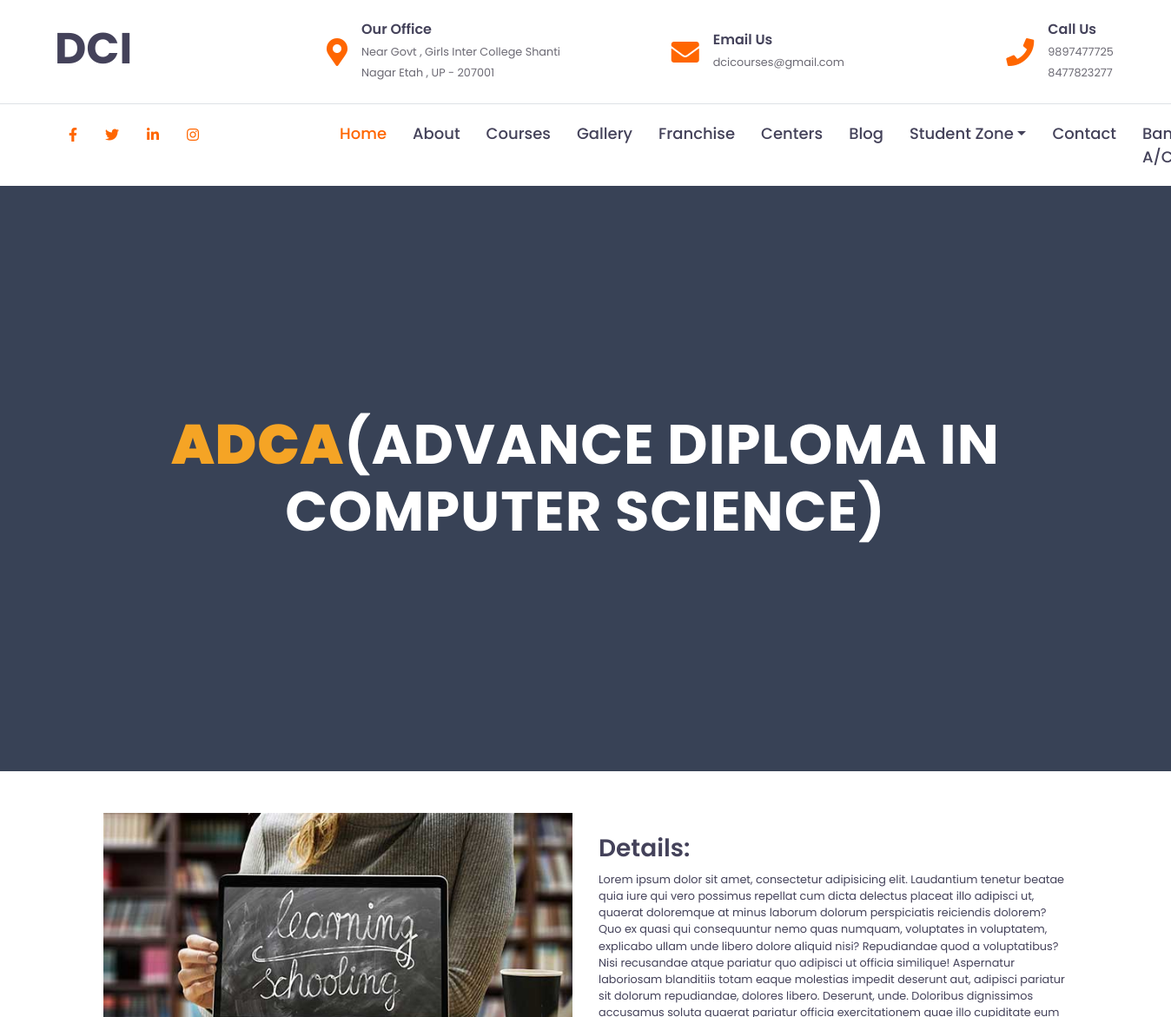
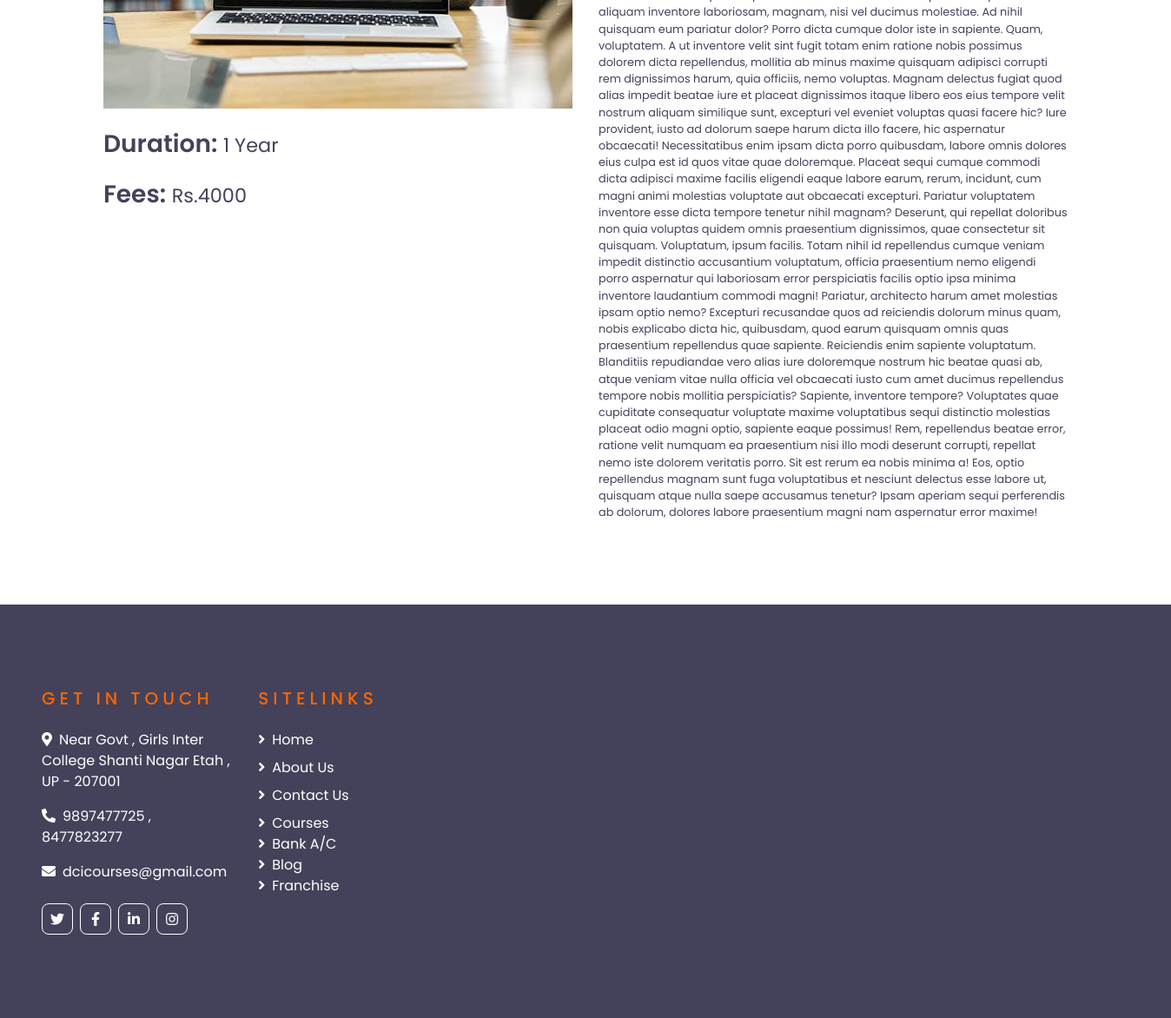
The app's page /course_detail/8b3b6331-b6b3-4479-877d-8581d371fe14 with its own data (2 pictures, top to bottom).
### myapp/models.py (models this page shows, shortened)
class Courses(BaseModel):
    course_name=models.CharField(max_length=400,blank=True, null=True)
    course_duration=models.CharField(max_length=100,blank=True,null=True)
    course_detail=models.TextField(blank=True,null=True)
    course_fee=models.IntegerField()
    course_image=models.ImageField(upload_to="courses")

### myapp/views.py (the view)
# urls.py: path("course_detail/<uid>",views.course_detail,name="course_detail"),
def course_detail(request,uid):
    try:
        courses=Courses.objects.get(uid=uid)
        context={
                "courses":courses
                }
        return render(request,"course-detail.html",context)
    except:
        return HttpResponse("Page not found")

### templates/course-detail.html (shortened to what this page needs)
{%extends 'base.html'%}
{%load static%}
{%block body%}
{%if courses%}
<section class="section main-banner" id="top" data-section="section1">
    <video autoplay muted loop id="bg-video">
        <source src="{% static 'img/section-video.mp4'%}" type="video/mp4" />
    </video>
    <div class="video-overlay header-text">
        <div class="caption">
            <h2><em>{{courses.course_name|slice:'4'}}</em>{{courses.course_name|slice:'4:'}} </h2>
    </div>
</section>
    <section class="section course-detail mt-5">
        <div class="container">
            <div class="row">
                <div class="col-lg-6">
                    <img src="/media/{{courses.course_image}}" alt="{{ courses.title }}" class="img-fluid">
                    <h3 class="test-muted mt-4">Duration: <small>{{courses.course_duration}}</small></h3>
                    <h3 class="test-muted mt-4">Fees: <small>Rs.{{courses.course_fee}}</small></h3>
                </div>
                <div class="col-lg-6">
                    <h3 class="test-muted mt-4">Details: </h3><h6><small>{{courses.course_detail}}</small></h6>
                </div>
            </div>
        </div>
    </section>
{%endif%}
{%endblock body%}

### templates/base.html (shortened to what this page needs)
{%load static%}
<!DOCTYPE html>
<html lang="en">
<head>
    <link href="https://cdnjs.cloudflare.com/ajax/libs/font-awesome/5.10.0/css/all.min.css" rel="stylesheet">
    <link rel="stylesheet" href="https://cdnjs.cloudflare.com/ajax/libs/font-awesome/5.15.4/css/all.min.css"
 />
    <link rel="stylesheet" href="https://stackpath.bootstrapcdn.com/bootstrap/4.5.2/css/bootstrap.min.css">
    <link href="lib/owlcarousel/assets/owl.carousel.min.css" rel="stylesheet">
    <link href="{% static 'css/style.css'%}" rel="stylesheet">
</head>
<body>
    <div class="container-fluid d-none d-lg-block">
        <div class="row align-items-center py-4 px-xl-5">
            <div class="col-lg-3">
                <h1 class="animate-character m-0" id="animated-letter" style="font-size: 50px;">DCI</h1>
            </div>
            <div class="col-lg-3 text-right">
                <div class="d-inline-flex align-items-center">
                    <i class="fa fa-2x fa-map-marker-alt text-primary mr-3"></i>
                    <div class="text-left">
                        <h6 class="font-weight-semi-bold mb-1">Our Office</h6>
                        <small>Near Govt , Girls Inter College Shanti Nagar Etah , UP - 207001</small>
                    </div>
                </div>
            </div>
            <div class="col-lg-3 text-right">
                <div class="d-inline-flex align-items-center">
                    <i class="fa fa-2x fa-envelope text-primary mr-3"></i>
                    <div class="text-left">
                        <h6 class="font-weight-semi-bold mb-1">Email Us</h6>
                        <small>dcicourses@gmail.com</small>
                    </div>
                </div>
            </div>
            <div class="col-lg-3 text-right">
                <div class="d-inline-flex align-items-center">
                    <i class="fa fa-2x fa-phone text-primary mr-3"></i>
                    <div class="text-left">
                        <h6 class="font-weight-semi-bold mb-1">Call Us</h6>
                        <small>9897477725 <br>8477823277</small>
                    </div>
                </div>
            </div>
        </div>
    </div>
    <div class="container-fluid">
        <div class="row border-top px-xl-5">
            <div class="col-lg-3 d-none d-lg-block">
                <div class="d-flex mt-3">
                    <a href="https://www.facebook.com/No1DCI?mibextid=2JQ9oc" class="nav-link"><i class="fab fa-facebook-f"></i></a>
                    <a href="https://x.com/dcietah?s=21" class="nav-link"><i class="fab fa-twitter"></i></a>
                    <a href="https://www.linkedin.com/in/digital-computer-institute-2938402a5?utm_source=share&utm_campaign=share_via&utm_content=profile&utm_medium=ios_app" class="nav-link"><i class="fab fa-linkedin-in"></i></a>
                    <a href="https://www.instagram.com/dci_courses?igshid=OGQ5ZDc2ODk2ZA%3D%3D&utm_source=qr" class="nav-link"><i class="fab fa-instagram"></i></a>
                </div>
            </div>
            <div class="col-lg-9">
                <nav class="navbar navbar-expand-lg bg-light navbar-light py-3 py-lg-0 px-0">
                    <div class="collapse navbar-collapse justify-content-between" id="navbarCollapse">
                        <div class="navbar-nav py-0">
                            <a href="/" class="nav-item nav-link active">Home</a>
                            <a href="/#about-us" class="nav-item nav-link">About</a>
                            <a href="/#courses" class="nav-item nav-link">Courses</a>
                            <a href="/gallery_photos" class="nav-item nav-link">Gallery</a>
                            <a href="#" class="nav-item nav-link">Franchise</a>
                            <a href="#" class="nav-item nav-link">Centers</a>
                            <a href="#" class="nav-item nav-link">Blog</a>
                            <div class="nav-item dropdown">
                                <a href="#" class="nav-link  dropdown-toggle" data-toggle="dropdown">Student Zone</a>
                            </div>
                            <a href="/#contact-form" class="nav-item nav-link">Contact</a>
                            <a href="#" class="nav-item nav-link">Bank A/C</a>
                        </div>
                    </div>
                </nav>
            </div>
        </div>
    </div>
    <body>
{%block body%}
{%endblock body%}
</body>
    <div class="container-fluid bg-dark text-white py-5 px-sm-3 px-lg-5" style="margin-top: 90px;">
        <div class="row pt-5">
            <div class="col-lg-7 col-md-12">
                <div class="row">
                    <div class="col-md-4 mb-5">
                        <h5 class="text-primary text-uppercase mb-4" style="letter-spacing: 5px;">Get In Touch</h5>
                        <p><i class="fa fa-map-marker-alt mr-2"></i>Near Govt , Girls Inter College Shanti Nagar Etah ,
                            UP - 207001</p>
                        <p><i class="fa fa-phone-alt mr-2"></i>9897477725 , 8477823277</p>
                        <p><i class="fa fa-envelope mr-2"></i>dcicourses@gmail.com</p>
                        <div class="d-flex justify-content-start mt-4">
                            <a class="btn btn-outline-light btn-square mr-2" href="https://x.com/dcietah?s=21"><i class="fab fa-twitter"></i></a>
                            <a class="btn btn-outline-light btn-square mr-2" href="https://www.facebook.com/No1DCI?mibextid=2JQ9oc"><i
                                    class="fab fa-facebook-f"></i></a>
                            <a class="btn btn-outline-light btn-square mr-2" href="https://www.linkedin.com/in/digital-computer-institute-2938402a5?utm_source=share&utm_campaign=share_via&utm_content=profile&utm_medium=ios_app"><i
                                    class="fab fa-linkedin-in"></i></a>
                            <a class="btn btn-outline-light btn-square" href="https://www.instagram.com/dci_courses?igshid=OGQ5ZDc2ODk2ZA%3D%3D&utm_source=qr"><i class="fab fa-instagram"></i></a>
                        </div>
                    </div>
                    <div class="col-md-4 mb-5">
                        <h5 class="text-primary text-uppercase mb-4" style="letter-spacing: 5px;">SITELINKS</h5>
                        <div class="d-flex flex-column justify-content-start">
                            <a class="text-white mb-2" href="/"><i class="fa fa-angle-right mr-2"></i>Home</a>
                            <a class="text-white mb-2" href="/#about-us"><i class="fa fa-angle-right mr-2"></i>About Us</a>
                            <a class="text-white mb-2" href="/#contact-form"><i class="fa fa-angle-right mr-2"></i>Contact Us</a>
                            <a class="text-white" href="/#courses"><i class="fa fa-angle-right mr-2"></i>Courses</a>
                            <a class="text-white" href=""><i class="fa fa-angle-right mr-2"></i>Bank A/C</a>
                            <a class="text-white" href="/#"><i class="fa fa-angle-right mr-2"></i>Blog</a>
                            <a class="text-white" href="/#"><i class="fa fa-angle-right mr-2"></i>Franchise</a>
                        </div>
                    </div>
                </div>
            </div>
        </div>
    </div>
</body>
</html>

### records on screen
Courses: course_name "ADCA", course_name "(ADVANCE DIPLOMA IN COMPUTER SCIENCE)", course_image (picture), course_duration "1 Year", course_fee "4000", course_detail "Lorem ipsum dolor sit amet, consectetur adipisicing elit. Laudantium tenetur beatae quia iure qui vero possimus repellat cum dicta delectus placeat illo adipisci ut, quaerat doloremque at minus laborum dolorum perspiciatis reiciendis dolorem? Quo ex quasi qui consequuntur nemo quas numquam, voluptates in voluptatem, explicabo ullam unde libero dolore aliquid nisi? Repudiandae quod a voluptatibus? Nisi recusandae atque pariatur quo adipisci ut officia similique! Aspernatur laboriosam blanditiis totam eaque molestias impedit deserunt aut, adipisci pariatur sit dolorum repudiandae, dolores libero. Deserunt, unde. Doloribus dignissimos accusamus soluta quaerat pariatur officia exercitationem…"
